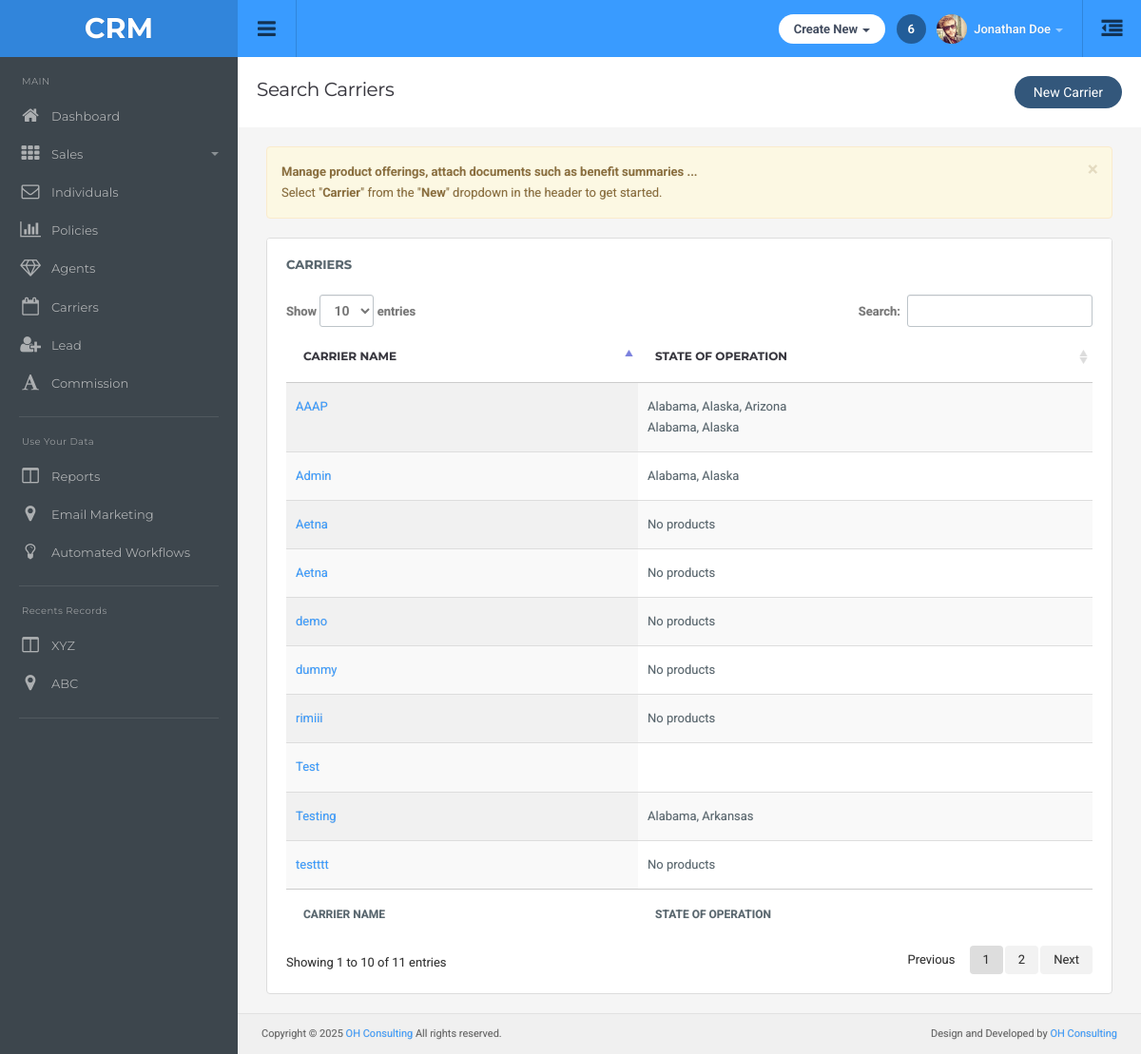
Screenshot of /carriers/ with the database file from the repository.
### main/models.py (models this page shows, shortened)
class Carrier(models.Model):
    name = models.CharField(max_length=100)

class CarrierProduct(models.Model):
    carrier = models.ForeignKey(Carrier, on_delete=models.CASCADE, related_name='products')
    coverage_type = models.CharField(max_length=50)
    product_name = models.CharField(max_length=255)
    effective_date = models.DateField(null=True, blank=True)
    term_date = models.DateField(null=True, blank=True)
    description = models.TextField(blank=True, null=True)
    benefit_summary = models.FileField(upload_to='product_files/', null=True, blank=True)
    plan_grid = models.FileField(upload_to='product_files/', null=True, blank=True)
    brochure = models.FileField(upload_to='product_files/', null=True, blank=True)
    states = MultiSelectField(choices=STATE_CHOICES, null=True,blank=True)
    modified_at = models.DateTimeField(auto_now=True)

### main/views.py (the view)
# urls.py: path('carriers/', views.carrier_list, name='carrier_list'),
def carrier_list(request):
    carriers = Carrier.objects.all()
    return render(request, 'carrier/carrierlist.html', {'carriers': carriers})

### templates/carrier/carrierlist.html (shortened to what this page needs)
{% extends "dashboard/base.html" %}
{% load static %}
{% block main-content %}
<div class="page-header" style="display: flex; align-items: center; justify-content: space-between;">
    <h1 class="title">Search Carriers</h1>
    <div style="display: flex; align-items: center; gap: 15px;">
        <button type="button" class="btn btn-rounded btn-primary" data-toggle="modal" data-target="#newCarrierModal">
            New Carrier
        </button>
    </div>
</div>
<div class="alert alert-warning alert-dismissible" role="alert">
    <button type="button" class="close" data-dismiss="alert" aria-label="Close">
      <span aria-hidden="true">&times;</span>
    </button>
    <strong>Manage product offerings, attach documents such as benefit summaries ...</strong><br>
    Select "<strong>Carrier</strong>" from the "<strong>New</strong>" dropdown in the header to get started.
</div>
<div class="row">
    <div class="col-md-12">
        <div class="panel panel-default">
        <div class="panel-title">
            Carriers
        </div>
        <div class="panel-body table-responsive">
            <table id="example0" class="table display">
                <thead>
                    <tr>
                        <th>Carrier Name</th>
                        <th>state of Operation</th>
                    </tr>
                </thead>
                <tfoot>
                    <tr>
                        <th>Carrier Name</th>
                        <th>state of Operation</th>
                    </tr>
                </tfoot>
                <tbody>
                    {% for i in carriers %}
                    <tr>
                        <td><a href="{% url 'carrier_detail' i.id %}">{{ i.name }}</a></td>
                        <td>
                            {% for product in i.products.all %}
                                {% if product.states %}
                                    {{ product.states|join:", " }}<br>
                                {% endif %}
                            {% empty %}
                                No products
                            {% endfor %}
                        </td>
                    </tr>
                    {% endfor %}
                </tbody>
            </table>
        </div>
        </div>
    </div>
</div>
{% endblock %}

### static/css/style.css (style rules this page uses)
body { background: #3d464d; color: #58666e; margin: 0; line-height: 1.7em; font-size: 13px; font-family: 'Roboto',sans-serif; outline: 0; text-Shadow: 0 0 1px rgba(0,0,0,0.2) }
a { color: #399bff; text-decoration: none }
b,strong { font-weight: 600 }
.col-xs-1,.col-sm-1,.col-md-1,.col-lg-1,.col-xs-2,.col-sm-2,.col-md-2,.col-lg-2,.col-xs-3,.col-sm-3,.col-md-3,.col-lg-3,.col-xs-4,.col-sm-4,.col-md-4,.col-lg-4,.col-xs-5,.col-sm-5,.col-md-5,.col-lg-5,.col-xs-6,.col-sm-6,.col-md-6,.col-lg-6,.col-xs-7,.col-sm-7,.col-md-7,.col-lg-7,.col-xs-8,.col-sm-8,.col-md-8,.col-lg-8,.col-xs-9,.col-sm-9,.col-md-9,.col-lg-9,.col-xs-10,.col-sm-10,.col-md-10,.col-lg-10,.col-xs-11,.col-sm-11,.col-md-11,.col-lg-11,.col-xs-12,.col-sm-12,.col-md-12,.col-lg-12 { padding-right: 15px; padding-left: 15px }
.row { margin-right: -15px; margin-left: -15px }
.page-header { background: #fff; margin: -20px -30px 20px -30px; padding: 20px; border-bottom: none; position: relative }
.page-header .title { padding: 0; margin: 0; font-family: 'Montserrat',sans-serif; font-size: 20px; line-height: normal; font-weight: normal; color: #37363e; padding-bottom: 6px }
h1,h2,h3,h4,h5,h6,.h1,.h2,.h3,.h4,.h5,.h6 { font-family: inherit; font-weight: 400; line-height: 1.6; color: #37363e }
h1,.h1,h2,.h2,h3,.h3 { margin-top: 20px; margin-bottom: 10px; letter-spacing: -0.02em }
h1,.h1 { font-size: 2.25em }
.btn { font-size: 14px; padding: 7px 20px 7px 20px; border: none; background: #e4e4e4; color: inherit; border-radius: 3px }
.btn-rounded { border-radius: 999px }
.btn-primary { background-color: #33577b; color: #fff }
.panel { box-shadow: none; border: 1px solid #e5e5e5; background: #fff; padding: 20px; margin-bottom: 20px; position: relative }
.panel-title { font-family: 'Montserrat',sans-serif; color: #58666e; font-size: 13px; font-weight: bold; text-transform: uppercase; padding: 16px 20px; margin: -20px; background: #fff; margin-bottom: 5px; border-bottom: none; border-top-left-radius: 3px; border-top-right-radius: 3px }
.panel-body,.panel-heading { padding: 0; color: inherit; background-color: transparent; border-color: none }
.panel-default { border-color: #ddd }
.table { margin: 0 }
thead { font-weight: 600; font-family: 'Montserrat',sans-serif; text-transform: uppercase; font-size: 12px; color: #37363e }
table td { display: table-cell; vertical-align: middle }
.table>thead>tr>th,.table>tbody>tr>th,.table>tfoot>tr>th,.table>thead>tr>td,.table>tbody>tr>td,.table>tfoot>tr>td { padding: 15px; line-height: 1.7 }

### rows the page displays
Carrier: name "Admin"
CarrierProduct: states "Alabama, Alaska"
Carrier: name "AAAP"
CarrierProduct: states "Alabama, Alaska, Arizona"
CarrierProduct: states "Alabama, Alaska"
Carrier: name "Aetna"
Carrier: name "Test"
Carrier: name "Testing"
CarrierProduct: states "Alabama, Arkansas"
Carrier: name "Aetna"
Carrier: name "testttt"
Carrier: name "demo"
Carrier: name "dummy"
Carrier: name "rimiii"
